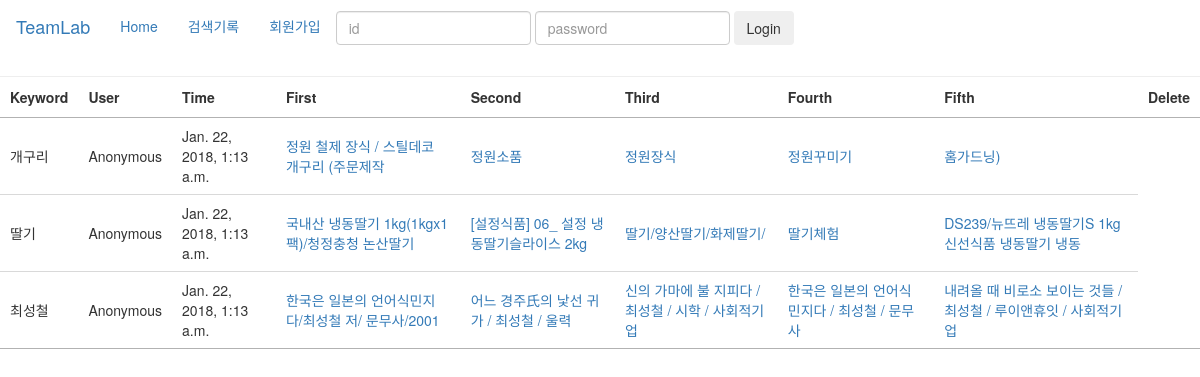
The app's page /history with its own data.
### search/models.py (models this page shows, shortened)
class history(models.Model) :
    search_id = models.AutoField(primary_key=True)
    search_keyword = models.CharField(max_length=255)
    search_user = models.CharField(max_length=255, default='Anonymous')
    search_time = models.DateTimeField(auto_now_add=True)
    search_imagelist = models.CharField(max_length=255, default='Error')
    search_namelist = models.CharField(max_length=255, default='Error')
    search_pricelist = models.CharField(max_length=255, default='Error')
    search_shoplist = models.CharField(max_length=255, default='Error')
    search_linklist = models.CharField(max_length=255, default='Error')

### search/views.py (the view)
# urls.py: url(r'^history$', sc_views.take_history, name='history'),
def take_history(request) :
    try:
        login_id = request.session['login_id']
    except:
        login_id = 'Anonymous'
    histories = history.objects.filter(search_user=login_id)
    result = [{'keyword' : item.search_keyword,
               'user' : item.search_user,
               'time' : item.search_time,
               'list' : zip([link for link in item.search_linklist.split(', ')],
                            [name for name in item.search_namelist.split(', ')])}
              for item in histories]
    return render(request, 'history.html', {'login_id' : login_id, 'result' : result})

### template/history.html (shortened to what this page needs)
{% extends 'base.html' %}
{% load static %}
{% block content %}
    <table id="historytable" class="display">
        <thead>
          <tr>
            <th>Keyword</th>
            <th>User</th>
            <th>Time</th>
            <th>First</th>
            <th>Second</th>
            <th>Third</th>
            <th>Fourth</th>
            <th>Fifth</th>
            <th>Delete</th>
          </tr>
        </thead>
        <tbody>
            {% for item in result %}
                <tr>
                    <td>{{ item.keyword }}</td>
                    <td>{{ item.user }}</td>
                    <td>{{ item.time }}</td>
                    {% for link, name in item.list %}
                        {% if name == 'Error' %}
                        <td>{{ name }}</td>
                        <td></td>
                        <td></td>
                        <td></td>
                        <td></td>
                        {% else %}
                        <td><a href="{{ link }}">{{ name }}</a></td>
                        {% endif %}
                    {% endfor %}
                </tr>
            {% endfor %}
        </tbody>
{% endblock %}

### records on screen
history: keyword "개구리", user "Anonymous", time "Jan. 22, 2018, 1:13 a.m."
history: keyword "딸기", user "Anonymous", time "Jan. 22, 2018, 1:13 a.m."
history: keyword "최성철", user "Anonymous", time "Jan. 22, 2018, 1:13 a.m."

### other values on screen
{{ name }} "정원 철제 장식 / 스틸데코 개구리 (주문제작" "정원소품" "정원장식" "정원꾸미기" "홈가드닝)" "국내산 냉동딸기 1kg(1kgx1팩)/청정충청 논산딸기" "[설정식품] 06_ 설정 냉동딸기슬라이스 2kg" "딸기/양산딸기/화제딸기/" "딸기체험" "DS239/뉴뜨레 냉동딸기S 1kg 신선식품 냉동딸기 냉동" "한국은 일본의 언어식민지다/최성철 저/ 문무사/2001" "어느 경주氏의 낯선 귀가 / 최성철 / 울력" "신의 가마에 불 지피다 / 최성철 / 시학 / 사회적기업" "한국은 일본의 언어식민지다 / 최성철 / 문무사" "내려올 때 비로소 보이는 것들 / 최성철 / 루이앤휴잇 / 사회적기업"
